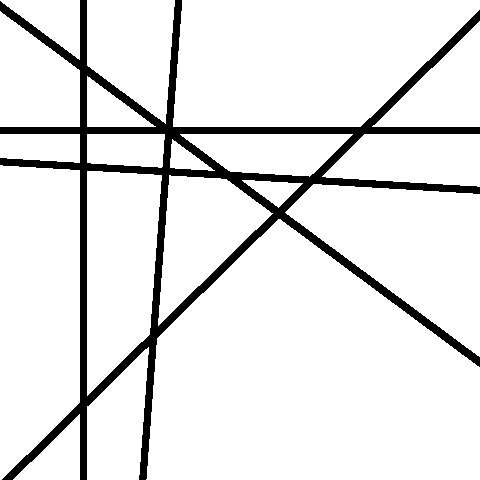
//> input picture pythonRiset/testGambar.jpg, 480 x 480 px
$ ./test ../pythonRiset/testGambar.jpg   (built with g++ and OpenCV 4)
//> lines starting //> are read from the running program, lines starting //| are printed output that depends on the picture
#include "opencv2/core.hpp"
#include "opencv2/imgproc.hpp"
#include "opencv2/highgui.hpp"
#include "opencv2/opencv.hpp"
#include <iostream>
using namespace std;
using namespace cv;
int main(int argc, char ** argv)
{
    const char* filename = argc >=2 ? argv[1] : "lena.jpg";

    Mat I = imread(filename, CV_LOAD_IMAGE_GRAYSCALE);
//> I is the input picture: 480 rows x 480 cols, CV_8UC1; min 0, max 255, mean 229.8
    if( I.empty())
        return -1;

    Mat padded;                            //expand input image to optimal size
    int m = getOptimalDFTSize( I.rows );
//> m = 480
    int n = getOptimalDFTSize( I.cols ); // on the border add zero values
//> n = 480
    copyMakeBorder(I, padded, 0, m - I.rows, 0, n - I.cols, BORDER_CONSTANT, Scalar::all(0));

    Mat planes[] = {Mat_<float>(padded), Mat::zeros(padded.size(), CV_32F)};
//> planes[1]: 480 rows x 480 cols, CV_32FC1; every value is 0
    Mat complexI;
    merge(planes, 2, complexI);         // Add to the expanded another plane with zeros

    dft(complexI, complexI);            // this way the result may fit in the source matrix

    // compute the magnitude and switch to logarithmic scale
    // => log(1 + sqrt(Re(DFT(I))^2 + Im(DFT(I))^2))
    split(complexI, planes);                   // planes[0] = Re(DFT(I), planes[1] = Im(DFT(I))
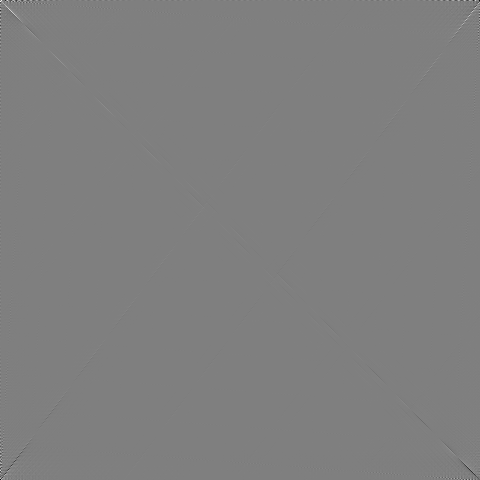
//> planes[1]: 480 rows x 480 cols, CV_32FC1; min -1643274.5, max 1643274.6, mean 0; drawn with min black and max white
    magnitude(planes[0], planes[1], planes[0]);// planes[0] = magnitude
    Mat magI = planes[0];

    magI += Scalar::all(1);                    // switch to logarithmic scale
    log(magI, magI);

    // crop the spectrum, if it has an odd number of rows or columns
    magI = magI(Rect(0, 0, magI.cols & -2, magI.rows & -2));

    // rearrange the quadrants of Fourier image  so that the origin is at the image center
    int cx = magI.cols/2;
//> cx = 240
    int cy = magI.rows/2;
//> cy = 240

    Mat q0(magI, Rect(0, 0, cx, cy));   // Top-Left - Create a ROI per quadrant
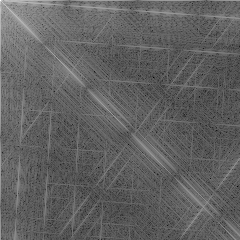
//> q0: 240 rows x 240 cols, CV_32FC1; min 2.19, max 17.78, mean 8.18; drawn with min black and max white
    Mat q1(magI, Rect(cx, 0, cx, cy));  // Top-Right
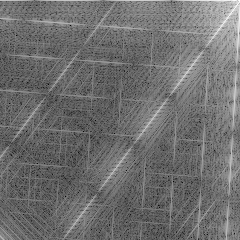
//> q1: 240 rows x 240 cols, CV_32FC1; min 3.28, max 14.18, mean 8.03; drawn with min black and max white
    Mat q2(magI, Rect(0, cy, cx, cy));  // Bottom-Left
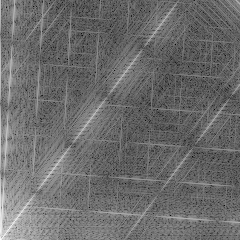
//> q2: 240 rows x 240 cols, CV_32FC1; min 3.28, max 14.46, mean 8.03; drawn with min black and max white
    Mat q3(magI, Rect(cx, cy, cx, cy)); // Bottom-Right
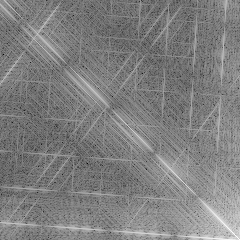
//> q3: 240 rows x 240 cols, CV_32FC1; min 2.19, max 14.06, mean 8.14; drawn with min black and max white

    Mat tmp;                           // swap quadrants (Top-Left with Bottom-Right)
    q0.copyTo(tmp);
    q3.copyTo(q0);
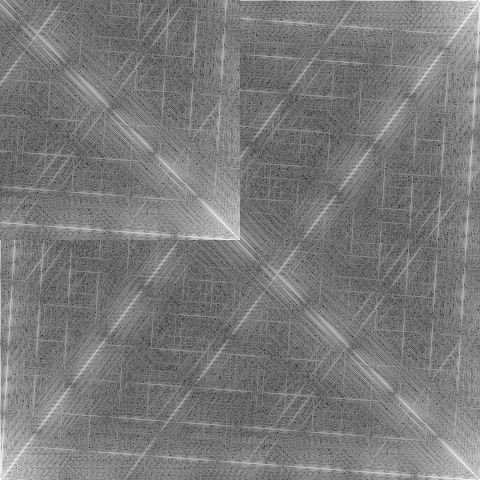
//> magI: 480 rows x 480 cols, CV_32FC1; min 2.19, max 14.46, mean 8.09; drawn with min black and max white
    tmp.copyTo(q3);

    q1.copyTo(tmp);                    // swap quadrant (Top-Right with Bottom-Left)
    q2.copyTo(q1);
    tmp.copyTo(q2);
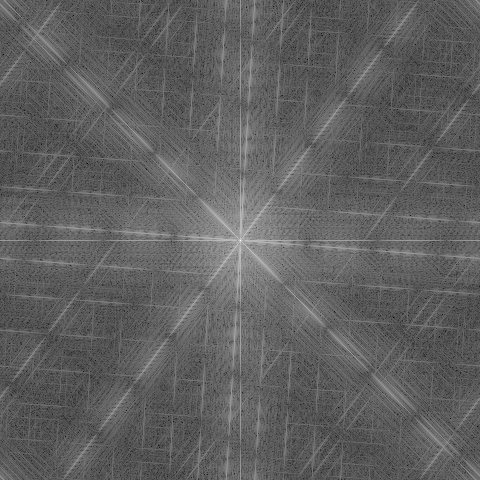
//> magI: 480 rows x 480 cols, CV_32FC1; min 2.19, max 17.78, mean 8.1; drawn with min black and max white

    normalize(magI, magI, 0, 1, CV_MINMAX); // Transform the matrix with float values into a
                                            // viewable image form (float between values 0 and 1).

    imshow("Input Image"       , I   );    // Show the result
    imshow("spectrum magnitude", magI);
    waitKey();

    return 0;
}
